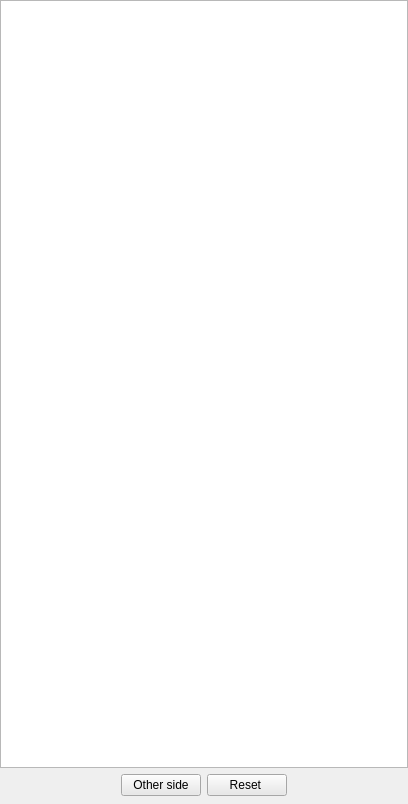
<?xml version="1.0" encoding="UTF-8"?>
<ui version="4.0">
 <class>Form</class>
 <widget class="QWidget" name="Form">
  <property name="geometry">
   <rect>
    <x>0</x>
    <y>0</y>
    <width>408</width>
    <height>804</height>
   </rect>
  </property>
  <property name="windowTitle">
   <string>Form</string>
  </property>
  <layout class="QVBoxLayout" name="verticalLayout">
   <property name="leftMargin">
    <number>0</number>
   </property>
   <property name="topMargin">
    <number>0</number>
   </property>
   <property name="rightMargin">
    <number>0</number>
   </property>
   <property name="bottomMargin">
    <number>0</number>
   </property>
   <item>
    <layout class="QVBoxLayout" name="viewerVerticalLayout">
     <property name="bottomMargin">
      <number>8</number>
     </property>
     <item>
      <widget class="QGraphicsView" name="graphicsView">
       <property name="sizePolicy">
        <sizepolicy hsizetype="Expanding" vsizetype="Expanding">
         <horstretch>200</horstretch>
         <verstretch>0</verstretch>
        </sizepolicy>
       </property>
      </widget>
     </item>
     <item>
      <layout class="QHBoxLayout" name="horizontalLayout">
       <item>
        <spacer name="horizontalSpacer">
         <property name="orientation">
          <enum>Qt::Horizontal</enum>
         </property>
         <property name="sizeHint" stdset="0">
          <size>
           <width>40</width>
           <height>20</height>
          </size>
         </property>
        </spacer>
       </item>
       <item>
        <widget class="QPushButton" name="otherSidePB">
         <property name="styleSheet">
          <string notr="true">background-color: rgb(232, 232, 232);</string>
         </property>
         <property name="text">
          <string>Other side</string>
         </property>
        </widget>
       </item>
       <item>
        <widget class="QPushButton" name="resetPB">
         <property name="styleSheet">
          <string notr="true">background-color: rgb(232, 232, 232);</string>
         </property>
         <property name="text">
          <string>Reset </string>
         </property>
        </widget>
       </item>
       <item>
        <spacer name="horizontalSpacer_2">
         <property name="orientation">
          <enum>Qt::Horizontal</enum>
         </property>
         <property name="sizeHint" stdset="0">
          <size>
           <width>40</width>
           <height>20</height>
          </size>
         </property>
        </spacer>
       </item>
      </layout>
     </item>
    </layout>
   </item>
  </layout>
 </widget>
 <resources/>
 <connections/>
</ui>
